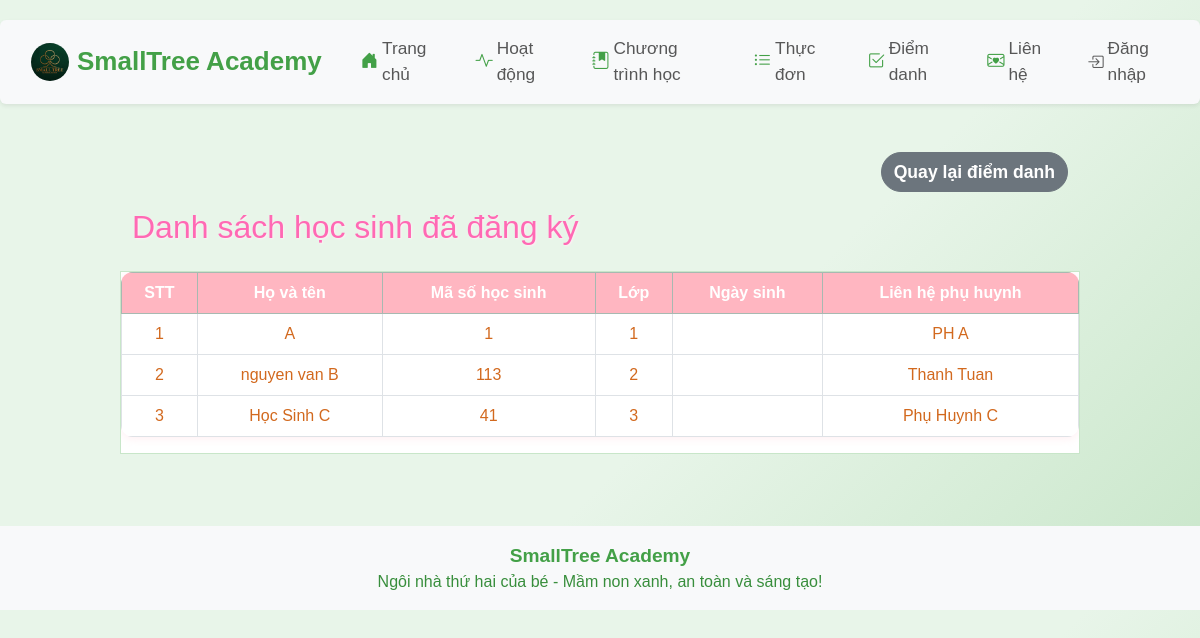
The app's page /students, older data.
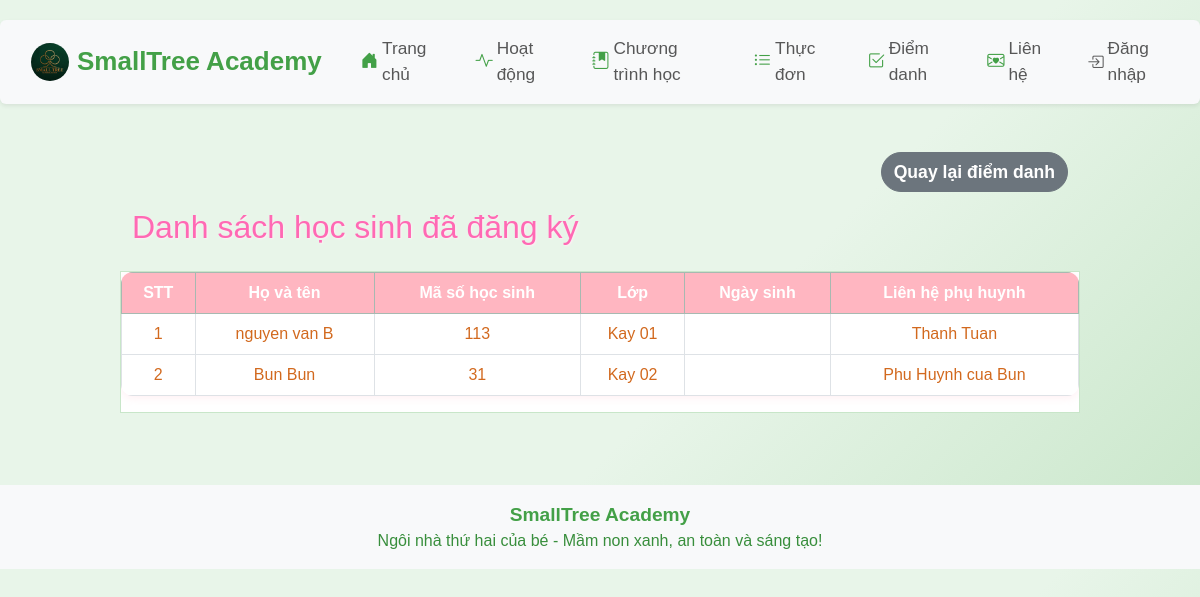
The same page, newer data.
### app/models.py (models this page shows)
class Child(db.Model):
    id = db.Column(db.Integer, primary_key=True)
    name = db.Column(db.String(100), nullable=False)
    age = db.Column(db.Integer, nullable=False)
    parent_contact = db.Column(db.String(100), nullable=False)
    class_name = db.Column(db.String(100))
    birth_date = db.Column(db.String(20))
    status = db.Column(db.String(20), default='Chưa điểm danh')
    email = db.Column(db.String(100))
    phone = db.Column(db.String(20))
    password = db.Column(db.String(100))
    student_code = db.Column(db.String(20), unique=True, nullable=True)

### app/routes.py (the view, shortened to what this page needs)
@main.route('/students')
def student_list():
    students = Child.query.all()
    mobile = is_mobile()
    role = session.get('role')
    user_id = session.get('user_id')
    def mask_student(s):
        return {
            'id': s.id,
            'name': s.name,
            'email': s.email,
            'phone': s.phone,
            'student_code': s.student_code,
            'class_name': s.class_name,
            'parent_contact': s.parent_contact,
        }
    masked_students = [m for m in (mask_student(s) for s in students) if m]
    return render_template('student_list.html', students=masked_students, title='Danh sách học sinh', mobile=mobile)

### app/__init__.py (called while the page is built)
def create_app():
    app = Flask(__name__)
    app.config['SECRET_KEY'] = 'your-secret-key'
    app.config['SQLALCHEMY_DATABASE_URI'] = 'sqlite:///site.db'
    app.config['SQLALCHEMY_TRACK_MODIFICATIONS'] = False
    db.init_app(app)
    migrate = Migrate(app, db)
    csrf = CSRFProtect(app)
    @app.context_processor
    def inject_csrf_token():
        from flask_wtf.csrf import generate_csrf
        return dict(csrf_token=generate_csrf)
    from app.routes import main
    app.register_blueprint(main)
    return app

### app/routes.py (called while the page is built)
def is_mobile():
    ua = request.user_agent.string.lower()
    return 'mobile' in ua or 'android' in ua or 'iphone' in ua

### app/templates/student_list.html (shortened to what this page needs)
{% extends 'base.html' %}
{% block content %}
<div class="container-fluid mt-4 mb-4 px-0">
    <div class="d-flex justify-content-end mb-3">
        <a href="/attendance" class="btn btn-secondary fw-bold">Quay lại điểm danh</a>
    </div>
    <h2 class="mb-4">Danh sách học sinh đã đăng ký</h2>
    <div class="table-responsive student-table-wrapper">
    <table class="table table-bordered table-hover {% if mobile %}student-table-mobile{% else %}student-table-desktop{% endif %}">
        <thead class="table-success">
            <tr>
                <th>STT</th>
                <th>Họ và tên</th>
                <th>Mã số học sinh</th>
                <th>Lớp</th>
                <th>Ngày sinh</th>
                <th>Liên hệ phụ huynh</th>
            </tr>
        </thead>
        <tbody>
            {% for student in students %}
            <tr>
                <td>{{ loop.index }}</td>
                <td>{{ student.name }}</td>
                <td>{% if student.student_code == 'Ẩn' %}<span title="Chỉ admin mới xem được">Ẩn</span>{% else %}{{ student.student_code }}{% endif %}</td>
                <td>{% if student.class_name == 'Ẩn' %}<span title="Chỉ admin mới xem được">Ẩn</span>{% else %}{{ student.class_name }}{% endif %}</td>
                <td>{{ student.birth_date }}</td>
                <td>{% if student.parent_contact == 'Ẩn' %}<span title="Chỉ admin mới xem được">Ẩn</span>{% else %}{{ student.parent_contact }}{% endif %}</td>
            </tr>
            {% else %}
            <tr><td colspan="6" class="text-center">Chưa có học sinh nào.</td></tr>
            {% endfor %}
        </tbody>
    </table>
    </div>
</div>
{% endblock %}

Row changes from the older to the newer data that the page shows:
removed Child: name "A", student_code "1", class_name "1", parent_contact "PH A"
removed Child: name "Học Sinh C", student_code "41", class_name "3", parent_contact "Phụ Huynh C"
changed Child "nguyen van B": class_name "2" → "Kay 01"
added Child: name "Bun Bun", student_code "31", class_name "Kay 02", parent_contact "Phu Huynh cua Bun"
